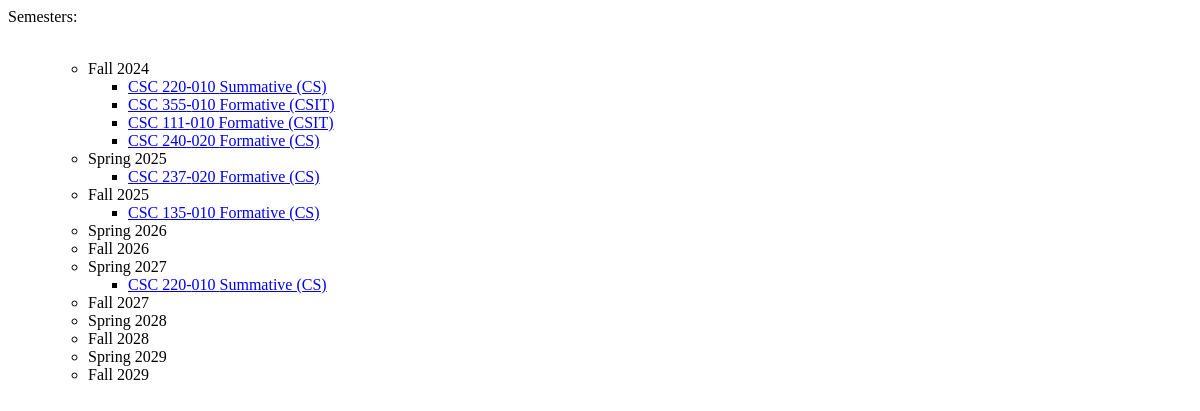
The page /dynamic2.php on the database as committed earlier.
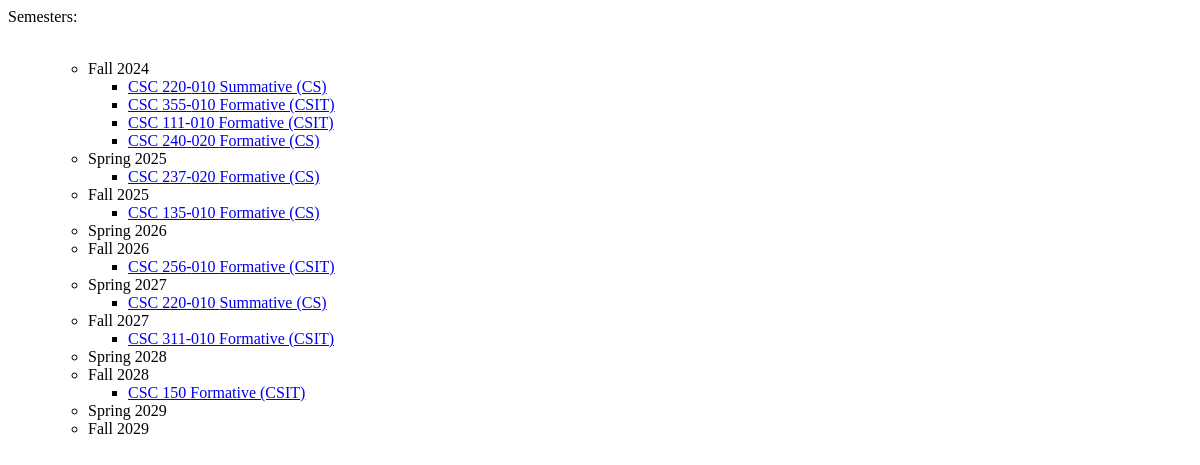
The same page on the database as committed later.
### tables this page shows
CREATE TABLE "EVAL" (
	"ID"	INTEGER,
	"Instructor"	TEXT,
	"CourseCode"	TEXT,
	"Semester"	TEXT,
	"Assessment"	TEXT,
	"CourseName"	TEXT,
	"CourseSection"	TEXT,
	"PerformanceIndicator"	TEXT,
	PRIMARY KEY("ID" AUTOINCREMENT)
);

### dynamic2.php (the view, shortened to what this page needs)
<?php
try {
    $db = new PDO('sqlite:CSC355.db');
}
catch (Exception $exc){
    echo 'Exception: Cannot connect to the database: ', $exc->getMessage(), "\n";
}
$semesters = $db->prepare("SELECT SEMESTER FROM SEMESTERS;");
$semesters->execute();
while ($row = $semesters->fetch(PDO::FETCH_ASSOC)) {
    $semesterName[] = $row['SEMESTER'];
}
function generateSemesterList($options,$db) {
    $html = "<ul>";
    foreach ($options as $option) {
        $html .= "<ul>";
        $html .= "<li>$option</a></li>";
        $stmt = $db->prepare("SELECT * FROM EVAL WHERE SEMESTER = :semester");
        $stmt->bindParam(':semester', $option);
        $stmt->execute();
        while ($courseRow = $stmt->fetch(PDO::FETCH_ASSOC)) {
            $html .= "<ul>";
            if ($courseRow['CourseSection'] != NULL) {
            $html .= "<li><a href='https://unixweb.kutztown.edu/~dclea255/CourseEvaluator/fullSemester.php?semester=" . urlencode($option) . "'>" . $courseRow['CourseCode'] . "-" . $courseRow['CourseSection'] . " " . $courseRow['Assessment'] . "</a></li>";
            }
            else{
                $html .= "<li><a href='https://unixweb.kutztown.edu/~dclea255/CourseEvaluator/fullSemester.php?semester=" . urlencode($option) . "'>" . $courseRow['CourseCode'] . " " . $courseRow['Assessment'] . "</a></li>";
            }
            $html .="</ul>";
         }
            $html .= "</ul>";
        }
    $html .= "</ul>";
    return $html;
}
?>
<!DOCTYPE html>
<html lang="en">
<head>
</head>
<body>
<div>
    <label for="Semesters">Semesters:</label><br><br>
    <?php echo generateSemesterList($semesterName, $db);?>
</div>
</body>
</html>

Rows that differ between the two databases and show on the page:
added eval: CourseCode "CSC 256", CourseSection "010", Assessment "Formative (CSIT)", shown under "Fall 2026"
added eval: CourseCode "CSC 311", CourseSection "010", Assessment "Formative (CSIT)", shown under "Fall 2027"
added eval: CourseCode "CSC 150", Assessment "Formative (CSIT)", shown under "Fall 2028"
